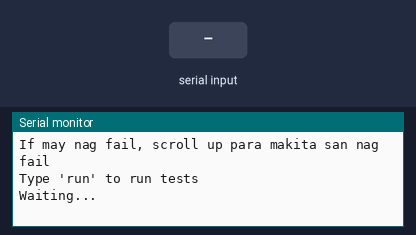
Bench run of a sketch on a simulated Arduino Uno, built for the host (arithmetic inside an expression is 32-bit, double 64-bit). On the bench: the last lines printed to the serial monitor. Inputs (shaded band) come from the test bench. Storage starts empty.

Above: at 3.3 s.
3.4 s: "run\n" received over Serial
At 4.46 s:
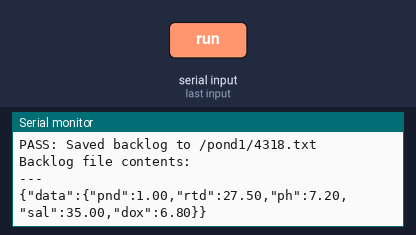
4.9 s: "1\n" received over Serial
At 5.5 s:
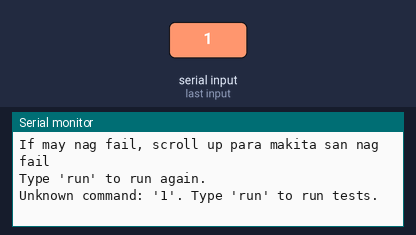

Measured:
- after the input at 3.4 s, the serial monitor: prints a new line at once (image 1)
- after the input at 4.9 s, the serial monitor: prints a new line after 0.07 s (image 2)

The sketch:

sd_card_test.ino
```cpp
#include "FS.h"
#include "SD.h"
#include "SPI.h"

#define CS_PIN 5

//------------------------------------------------- RECURSIVE DIR LIST ---------------------------------------------------------

void listDir(fs::FS &fs, const char *dirname, uint8_t levels)
{
  File root = fs.open(dirname);
  if (!root || !root.isDirectory())
  {
    Serial.println("FAIL: Could not open directory");
    return;
  }
  File file = root.openNextFile();
  while (file)
  {
    if (file.isDirectory())
    {
      Serial.print("  DIR:  ");
      Serial.println(file.name());
      if (levels)
        listDir(fs, file.path(), levels - 1);
    }
    else
    {
      Serial.print("  FILE: ");
      Serial.print(file.name());
      Serial.print("  SIZE: ");
      Serial.println(file.size());
    }
    file = root.openNextFile();
  }
}

//------------------------------------------------- RUN ALL TESTS -------------------------------------------------------------

void runTests()
{
  Serial.println("##############################################");
  Serial.println("#     SOLETRONIX iPOND: SD CARD TEST        #");
  Serial.println("##############################################");

  //------------------------------------------------- TEST 1: SD INIT ---------------------------------------------------------
  Serial.println("\n=== TEST 1: SD INIT ===");
  if (!SD.begin(CS_PIN))
  {
    Serial.println("FAIL: SD card not found or init failed");
    Serial.println("Check: card inserted? CS pin correct? SPI wiring?");
    Serial.println("Cannot continue without SD. Halting.");
    return;
  }
  else
  {
    Serial.println("PASS: SD card initialized");
    uint8_t cardType = SD.cardType();
    Serial.print("Card type: ");
    if (cardType == CARD_MMC)
      Serial.println("MMC");
    else if (cardType == CARD_SD)
      Serial.println("SDSC");
    else if (cardType == CARD_SDHC)
      Serial.println("SDHC");
    else
      Serial.println("UNKNOWN");
    Serial.print("Card size: ");
    Serial.print(SD.cardSize() / (1024 * 1024));
    Serial.println(" MB");
  }

  //------------------------------------------------- TEST 2: WRITE FILE -------------------------------------------------------
  Serial.println("\n=== TEST 2: WRITE FILE ===");
  File f = SD.open("/sd_test.txt", FILE_WRITE);
  if (!f)
  {
    Serial.println("FAIL: Could not open /sd_test.txt for writing");
  }
  else
  {
    f.println("Soletronix iPond SD Test");
    f.println("Pag nabasa mo to sir, nagana ang writing.");
    f.println("Timestamp: " + String(millis()));
    f.close();
    Serial.println("PASS: Wrote /sd_test.txt");
  }

  //------------------------------------------------- TEST 3: READ IT BACK -----------------------------------------------------
  Serial.println("\n=== TEST 3: READ FILE ===");
  File r = SD.open("/sd_test.txt");
  if (!r)
  {
    Serial.println("FAIL: Could not open /sd_test.txt for reading");
  }
  else
  {
    Serial.println("Contents of /sd_test.txt:");
    Serial.println("---");
    while (r.available())
      Serial.write(r.read());
    r.close();
    Serial.println("---");
    Serial.println("PASS: File read successfully");
  }

  //------------------------------------------------- TEST 4: LIST ALL FILES ---------------------------------------------------
  Serial.println("\n=== TEST 4: LIST ALL FILES ===");
  listDir(SD, "/", 2);

  //------------------------------------------------- TEST 5: CREATE POND DIRS -------------------------------------------------
  Serial.println("\n=== TEST 5: CREATE POND DIRS ===");
  const char *dirs[] = {"/pond1", "/pond2", "/pond3", "/pond4", "/pond5"};
  for (int i = 0; i < 5; i++)
  {
    if (!SD.exists(dirs[i]))
    {
      if (SD.mkdir(dirs[i]))
      {
        Serial.print("PASS: Created ");
        Serial.println(dirs[i]);
      }
      else
      {
        Serial.print("FAIL: Could not create ");
        Serial.println(dirs[i]);
      }
    }
    else
    {
      Serial.print("EXISTS: ");
      Serial.println(dirs[i]);
    }
  }

  //------------------------------------------------- TEST 6: SIMULATE BACKLOG SAVE --------------------------------------------
  Serial.println("\n=== TEST 6: SIMULATE BACKLOG SAVE ===");
  // Payload shape matches firmware POST body: {"data":{"pnd":..,"rtd":..,"ph":..,"sal":..,"dox":..}}
  String payload = "{\"data\":{\"pnd\":1.00,\"rtd\":27.50,\"ph\":7.20,\"sal\":35.00,\"dox\":6.80}}";
  String filename = "/pond1/" + String(millis()) + ".txt";

  File b = SD.open(filename.c_str(), FILE_WRITE);
  if (!b)
  {
    Serial.print("FAIL: Could not write backlog file: ");
    Serial.println(filename);
  }
  else
  {
    b.println(payload);
    b.close();
    Serial.print("PASS: Saved backlog to ");
    Serial.println(filename);

    // Read it back to confirm
    File rb = SD.open(filename.c_str());
    if (rb)
    {
      Serial.println("Backlog file contents:");
      Serial.println("---");
      while (rb.available())
        Serial.write(rb.read());
      rb.close();
      Serial.println("\n---");
      Serial.println("PASS: Backlog file verified");
    }
    else
    {
      Serial.println("FAIL: Could not reopen backlog file");
    }
  }

  //------------------------------------------------- TEST 7: CLEANUP ---------------------------------------------------------
  Serial.println("\n=== TEST 7: CLEANUP ===");
  if (SD.remove("/sd_test.txt"))
    Serial.println("PASS: Deleted /sd_test.txt");
  else
    Serial.println("FAIL: Could not delete /sd_test.txt");

  //------------------------------------------------- FINAL SUMMARY ------------------------------------------------------------
  Serial.println("\n=== SD CARD TEST COMPLETE ===");
  Serial.println("Check above for any FAIL messages.");
  Serial.println("If pass lahat, then wala problema sa saving. Goods na");
  Serial.println("If may nag fail, scroll up para makita san nag fail");
}

//------------------------------------------------- SETUP ----------------------------------------------------------------------

void setup()
{
  Serial.begin(9600);
  delay(1000);
  Serial.println();
  runTests();
}

//------------------------------------------------- LOOP (listen for 'run') ----------------------------------------------------

void loop()
{
  Serial.println("\nType 'run' to run tests");
  Serial.println("Waiting...");

  while (true)
  {
    if (Serial.available())
    {
      String cmd = Serial.readStringUntil('\n');
      cmd.trim();
      cmd.toLowerCase();

      if (cmd == "run")
      {
        Serial.println("\n========================================");
        Serial.println("RE-RUNNING SD CARD TESTS...");
        Serial.println("========================================\n");
        runTests();
        Serial.println("\nType 'run' to run again.");
      }
      else
      {
        Serial.print("Unknown command: '");
        Serial.print(cmd);
        Serial.println("'. Type 'run' to run tests.");
      }
    }
    delay(100);
  }
}

// xxxxxxxxxxxxxxxxxxxxxxxxxxxxxxxxxxxxxxxxxxxx---END OF CODE---xxxxxxxxxxxxxxxxxxxxxxxxxxxxxxxxxxxxxxxxxxxxxxxxxxxxxxxxxxxxxxxxxxx
```
